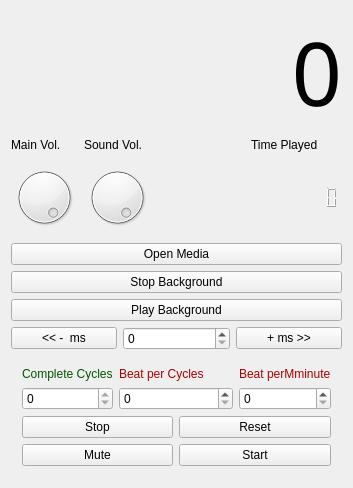
<?xml version="1.0" encoding="UTF-8"?>
<ui version="4.0">
 <class>Widget</class>
 <widget class="QWidget" name="Widget">
  <property name="windowModality">
   <enum>Qt::WindowModality::NonModal</enum>
  </property>
  <property name="geometry">
   <rect>
    <x>0</x>
    <y>0</y>
    <width>353</width>
    <height>488</height>
   </rect>
  </property>
  <property name="sizePolicy">
   <sizepolicy hsizetype="Expanding" vsizetype="Expanding">
    <horstretch>0</horstretch>
    <verstretch>0</verstretch>
   </sizepolicy>
  </property>
  <property name="minimumSize">
   <size>
    <width>0</width>
    <height>0</height>
   </size>
  </property>
  <property name="maximumSize">
   <size>
    <width>16777215</width>
    <height>16777215</height>
   </size>
  </property>
  <property name="windowIcon">
   <iconset>
    <normaloff>:/images/shoot.png</normaloff>:/images/shoot.png</iconset>
  </property>
  <property name="autoFillBackground">
   <bool>false</bool>
  </property>
  <property name="styleSheet">
   <string notr="true"/>
  </property>
  <layout class="QGridLayout" name="gridLayout_4">
   <item row="0" column="0">
    <widget class="QLabel" name="maincounter">
     <property name="font">
      <font>
       <family>Arial Black</family>
       <pointsize>66</pointsize>
      </font>
     </property>
     <property name="layoutDirection">
      <enum>Qt::LayoutDirection::RightToLeft</enum>
     </property>
     <property name="text">
      <string>0</string>
     </property>
     <property name="alignment">
      <set>Qt::AlignmentFlag::AlignRight|Qt::AlignmentFlag::AlignTrailing|Qt::AlignmentFlag::AlignVCenter</set>
     </property>
    </widget>
   </item>
   <item row="1" column="0">
    <layout class="QGridLayout" name="gridLayout_2">
     <item row="0" column="0">
      <widget class="QLabel" name="label_6">
       <property name="text">
        <string>Main Vol.</string>
       </property>
      </widget>
     </item>
     <item row="0" column="1">
      <widget class="QLabel" name="label_7">
       <property name="text">
        <string>Sound Vol.</string>
       </property>
      </widget>
     </item>
     <item row="0" column="3">
      <widget class="QLabel" name="label_8">
       <property name="text">
        <string>Time Played</string>
       </property>
      </widget>
     </item>
     <item row="1" column="0">
      <widget class="QDial" name="dial">
       <property name="value">
        <number>99</number>
       </property>
      </widget>
     </item>
     <item row="1" column="1">
      <widget class="QDial" name="dial_2">
       <property name="value">
        <number>99</number>
       </property>
      </widget>
     </item>
     <item row="1" column="2">
      <spacer name="horizontalSpacer">
       <property name="orientation">
        <enum>Qt::Orientation::Horizontal</enum>
       </property>
       <property name="sizeHint" stdset="0">
        <size>
         <width>127</width>
         <height>17</height>
        </size>
       </property>
      </spacer>
     </item>
     <item row="1" column="3">
      <widget class="QLCDNumber" name="timeLcd">
       <property name="font">
        <font>
         <pointsize>12</pointsize>
        </font>
       </property>
       <property name="styleSheet">
        <string notr="true">border:0px;</string>
       </property>
       <property name="digitCount">
        <number>8</number>
       </property>
      </widget>
     </item>
    </layout>
   </item>
   <item row="2" column="0">
    <layout class="QVBoxLayout" name="verticalLayout">
     <item>
      <widget class="QPushButton" name="btopen">
       <property name="text">
        <string>Open Media</string>
       </property>
      </widget>
     </item>
     <item>
      <widget class="QPushButton" name="btbgplay">
       <property name="text">
        <string>Stop Background</string>
       </property>
      </widget>
     </item>
     <item>
      <widget class="QPushButton" name="pushButton_4">
       <property name="text">
        <string>Play Background</string>
       </property>
      </widget>
     </item>
    </layout>
   </item>
   <item row="3" column="0">
    <layout class="QGridLayout" name="gridLayout_3">
     <item row="0" column="2">
      <widget class="QPushButton" name="bt_seek_right">
       <property name="text">
        <string>+ ms &gt;&gt;</string>
       </property>
      </widget>
     </item>
     <item row="0" column="0">
      <widget class="QPushButton" name="bt_seek_left">
       <property name="text">
        <string>&lt;&lt; -  ms</string>
       </property>
      </widget>
     </item>
     <item row="0" column="1">
      <widget class="QSpinBox" name="spinBox_4"/>
     </item>
    </layout>
   </item>
   <item row="4" column="0">
    <widget class="QWidget" name="widget" native="true">
     <property name="styleSheet">
      <string notr="true"/>
     </property>
     <layout class="QGridLayout" name="gridLayout">
      <item row="1" column="0">
       <widget class="QSpinBox" name="spinBox">
        <property name="readOnly">
         <bool>true</bool>
        </property>
       </widget>
      </item>
      <item row="1" column="3">
       <widget class="QSpinBox" name="spinBox_2">
        <property name="maximum">
         <number>240</number>
        </property>
        <property name="singleStep">
         <number>5</number>
        </property>
       </widget>
      </item>
      <item row="0" column="0">
       <widget class="QLabel" name="label_2">
        <property name="styleSheet">
         <string notr="true">color: rgb(0, 85, 0);
</string>
        </property>
        <property name="text">
         <string>Complete Cycles</string>
        </property>
       </widget>
      </item>
      <item row="1" column="1" colspan="2">
       <widget class="QSpinBox" name="spinBox_3"/>
      </item>
      <item row="0" column="3">
       <widget class="QLabel" name="label">
        <property name="styleSheet">
         <string notr="true">color: rgb(170, 0, 0);</string>
        </property>
        <property name="text">
         <string>Beat perMminute</string>
        </property>
       </widget>
      </item>
      <item row="0" column="1" colspan="2">
       <widget class="QLabel" name="label_3">
        <property name="styleSheet">
         <string notr="true">color: rgb(170, 0, 0);</string>
        </property>
        <property name="text">
         <string>Beat per Cycles</string>
        </property>
       </widget>
      </item>
      <item row="2" column="2" colspan="2">
       <widget class="QPushButton" name="pushButton_3">
        <property name="text">
         <string>Reset</string>
        </property>
       </widget>
      </item>
      <item row="2" column="0" colspan="2">
       <widget class="QPushButton" name="pushButton_2">
        <property name="text">
         <string>Stop</string>
        </property>
       </widget>
      </item>
      <item row="3" column="0" colspan="2">
       <widget class="QPushButton" name="btmute">
        <property name="text">
         <string>Mute</string>
        </property>
       </widget>
      </item>
      <item row="3" column="2" colspan="2">
       <widget class="QPushButton" name="pushButton">
        <property name="text">
         <string>Start</string>
        </property>
       </widget>
      </item>
     </layout>
    </widget>
   </item>
  </layout>
 </widget>
 <layoutdefault spacing="6" margin="11"/>
 <resources/>
 <connections/>
</ui>
